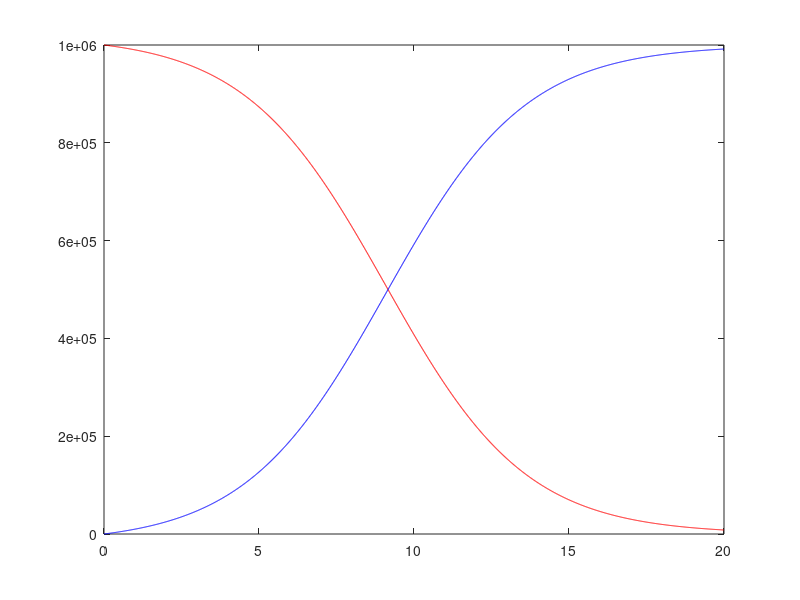

This figure's MATLAB source:
%I_t = 0
%p = 0
%q = 50000000
%m = 50000000

iter=2000; 
time_step=0.01; 
q=0.432; P=1000000; 
A(1)=0; 
p=0.008; 
t(1)=0;
for i=2:iter
s(i)=(p +q*A(i-1)/P)*(P-A(i-1))*time_step; 
A(i)=s(i)+A(i-1);
t(i)=t(i-1)+time_step;
end
plot(t,P-A,'r') 
hold on
plot(t,A,'b') 
hold on
%plot(t,s)
%hold on



